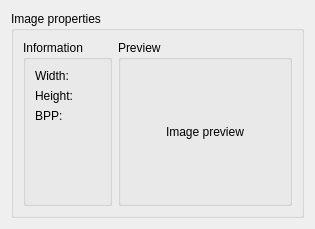
<?xml version="1.0" encoding="UTF-8"?>
<ui version="4.0">
 <class>Pimage</class>
 <widget class="QWidget" name="Pimage">
  <property name="geometry">
   <rect>
    <x>0</x>
    <y>0</y>
    <width>315</width>
    <height>229</height>
   </rect>
  </property>
  <property name="windowTitle">
   <string>Form</string>
  </property>
  <layout class="QVBoxLayout" name="verticalLayout">
   <item>
    <widget class="QGroupBox" name="groupBox">
     <property name="title">
      <string>Image properties</string>
     </property>
     <layout class="QVBoxLayout" name="verticalLayout_3">
      <item>
       <layout class="QHBoxLayout" name="horizontalLayout_6">
        <item>
         <widget class="QGroupBox" name="groupBox_3">
          <property name="title">
           <string>Information</string>
          </property>
          <layout class="QVBoxLayout" name="verticalLayout_5">
           <item>
            <layout class="QHBoxLayout" name="horizontalLayout_4">
             <item>
              <widget class="QLabel" name="label_3">
               <property name="text">
                <string>Width:</string>
               </property>
              </widget>
             </item>
             <item>
              <widget class="QLabel" name="widthLabel">
               <property name="text">
                <string/>
               </property>
              </widget>
             </item>
            </layout>
           </item>
           <item>
            <layout class="QHBoxLayout" name="horizontalLayout">
             <item>
              <widget class="QLabel" name="label">
               <property name="text">
                <string>Height:</string>
               </property>
              </widget>
             </item>
             <item>
              <widget class="QLabel" name="heightLabel">
               <property name="text">
                <string/>
               </property>
              </widget>
             </item>
            </layout>
           </item>
           <item>
            <layout class="QHBoxLayout" name="horizontalLayout_2">
             <item>
              <widget class="QLabel" name="label_2">
               <property name="text">
                <string>BPP:</string>
               </property>
              </widget>
             </item>
             <item>
              <widget class="QLabel" name="bppLabel">
               <property name="text">
                <string/>
               </property>
              </widget>
             </item>
            </layout>
           </item>
           <item>
            <spacer name="verticalSpacer_3">
             <property name="orientation">
              <enum>Qt::Vertical</enum>
             </property>
             <property name="sizeHint" stdset="0">
              <size>
               <width>20</width>
               <height>40</height>
              </size>
             </property>
            </spacer>
           </item>
          </layout>
         </widget>
        </item>
        <item>
         <widget class="QGroupBox" name="groupBox_2">
          <property name="title">
           <string>Preview</string>
          </property>
          <layout class="QGridLayout" name="gridLayout">
           <item row="1" column="1">
            <widget class="QLabel" name="PreviewLabel">
             <property name="text">
              <string>Image preview</string>
             </property>
            </widget>
           </item>
           <item row="1" column="0">
            <spacer name="horizontalSpacer">
             <property name="orientation">
              <enum>Qt::Horizontal</enum>
             </property>
             <property name="sizeHint" stdset="0">
              <size>
               <width>40</width>
               <height>20</height>
              </size>
             </property>
            </spacer>
           </item>
           <item row="1" column="2">
            <spacer name="horizontalSpacer_2">
             <property name="orientation">
              <enum>Qt::Horizontal</enum>
             </property>
             <property name="sizeHint" stdset="0">
              <size>
               <width>40</width>
               <height>20</height>
              </size>
             </property>
            </spacer>
           </item>
           <item row="0" column="1">
            <spacer name="verticalSpacer">
             <property name="orientation">
              <enum>Qt::Vertical</enum>
             </property>
             <property name="sizeHint" stdset="0">
              <size>
               <width>20</width>
               <height>40</height>
              </size>
             </property>
            </spacer>
           </item>
           <item row="2" column="1">
            <spacer name="verticalSpacer_2">
             <property name="orientation">
              <enum>Qt::Vertical</enum>
             </property>
             <property name="sizeHint" stdset="0">
              <size>
               <width>20</width>
               <height>40</height>
              </size>
             </property>
            </spacer>
           </item>
          </layout>
         </widget>
        </item>
       </layout>
      </item>
     </layout>
    </widget>
   </item>
  </layout>
 </widget>
 <resources/>
 <connections/>
 <slots>
  <slot>openFile()</slot>
 </slots>
</ui>
